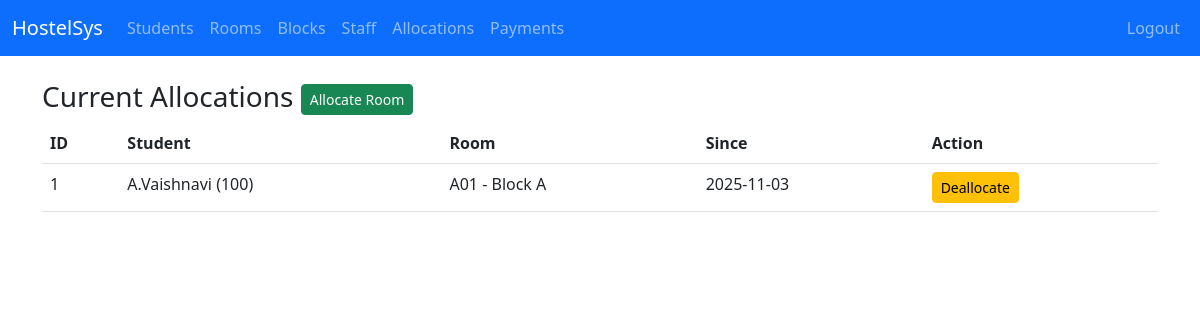
The page /allocations (signed in) on the database its author committed.
### app.py (models this page shows)
class Allocation(db.Model):
    allocation_id = db.Column(db.Integer, primary_key=True)
    student_id = db.Column(db.Integer, db.ForeignKey('student.student_id'), nullable=False)
    room_id = db.Column(db.Integer, db.ForeignKey('room.room_id'), nullable=False)
    allocate_date = db.Column(db.Date, default=date.today)
    leave_date = db.Column(db.Date, nullable=True)
    notes = db.Column(db.String(255))
    student = db.relationship('Student', backref=db.backref('allocations', lazy=True))
    room = db.relationship('Room', backref=db.backref('allocations', lazy=True))

class Student(db.Model):
    student_id = db.Column(db.Integer, primary_key=True)
    admission_no = db.Column(db.String(30), unique=True)
    fullname = db.Column(db.String(100), nullable=False)
    email = db.Column(db.String(100), unique=True)
    phone = db.Column(db.String(20))
    department = db.Column(db.String(100))
    year_of_study = db.Column(db.Integer)
    date_of_birth = db.Column(db.Date)
    join_date = db.Column(db.Date, default=date.today)
    is_active = db.Column(db.Boolean, default=True)

class Room(db.Model):
    room_id = db.Column(db.Integer, primary_key=True)
    room_no = db.Column(db.String(20), nullable=False)
    block_id = db.Column(db.Integer, db.ForeignKey('block.block_id'), nullable=False)
    floor_no = db.Column(db.Integer, default=1)
    capacity = db.Column(db.Integer, nullable=False)
    occupancy = db.Column(db.Integer, default=0)
    room_type = db.Column(db.String(20))
    monthly_fee = db.Column(db.Float, default=0.0)
    block = db.relationship('Block', backref=db.backref('rooms', lazy=True))

class Block(db.Model):
    block_id = db.Column(db.Integer, primary_key=True)
    name = db.Column(db.String(50), unique=True, nullable=False)
    address = db.Column(db.String(255))
    total_floors = db.Column(db.Integer, default=1)

### app.py (the view)
@app.route('/allocations')
def allocations():
    if not is_logged_in():
        return redirect(url_for('login'))
    a = Allocation.query.filter(Allocation.leave_date==None).all()
    return render_template('allocations.html', allocations=a)

### app.py (called while the page is built)
def is_logged_in():
    return session.get('admin_logged_in', False)

### templates/allocations.html
{% extends 'base.html' %}
{% block content %}
<h3>Current Allocations <a class="btn btn-sm btn-success" href="{{ url_for('add_allocation') }}">Allocate Room</a></h3>
<table class="table"><thead><tr><th>ID</th><th>Student</th><th>Room</th><th>Since</th><th>Action</th></tr></thead>
<tbody>
{% for a in allocations %}
  <tr>
    <td>{{ a.allocation_id }}</td>
    <td>{{ a.student.fullname }} ({{ a.student.admission_no }})</td>
    <td>{{ a.room.room_no }} - {{ a.room.block.name }}</td>
    <td>{{ a.allocate_date }}</td>
    <td><a class="btn btn-sm btn-warning" href="{{ url_for('deallocate', allocation_id=a.allocation_id) }}">Deallocate</a></td>
  </tr>
{% endfor %}
</tbody></table>
{% endblock %}

### rows shown on the page
Allocation: allocation_id "1", student.fullname "A.Vaishnavi", student.admission_no "100", room.room_no "A01", room.block.name "Block A", allocate_date "2025-11-03"
